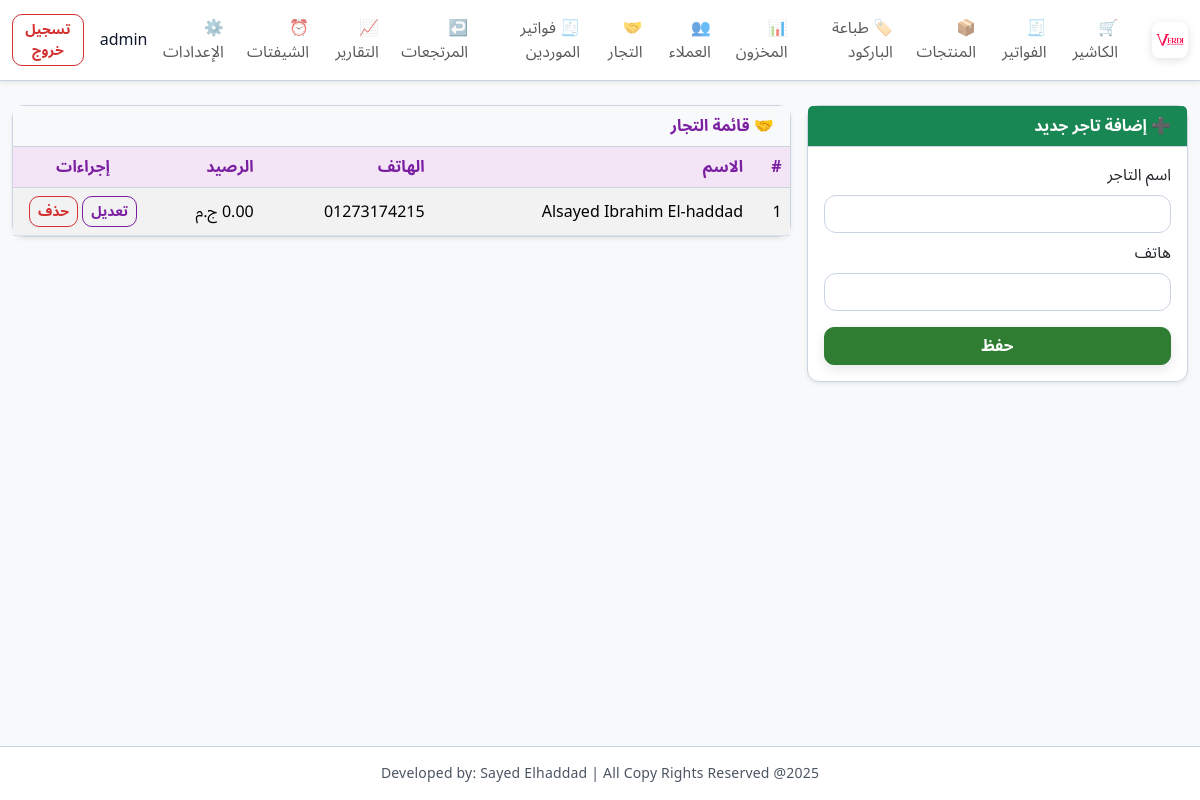
Screenshot of /suppliers (signed in) with the database file from the repository.
### app/models.py (models this page shows)
class User(UserMixin, db.Model):
    __tablename__ = "users"
    id = db.Column(db.Integer, primary_key=True)
    username = db.Column(db.String(80), unique=True, nullable=False)
    password_hash = db.Column(db.String(255), nullable=False)
    role = db.Column(db.String(20), nullable=False, default="cashier")

class Supplier(db.Model):
    __tablename__ = "suppliers"
    id = db.Column(db.Integer, primary_key=True)
    name = db.Column(db.String(120), nullable=False)
    phone = db.Column(db.String(30))
    balance = db.Column(db.Float, default=0)  # رصيد التاجر (له/عليه)

### app/routes.py (the view, shortened to what this page needs)
@main_bp.route("/suppliers", methods=["GET", "POST"])
@login_required
def suppliers():
    suppliers_list = Supplier.query.order_by(Supplier.id.desc()).all()
    return render_template("suppliers.html", suppliers=suppliers_list)

### app/models.py (called while the page is built)
@login_manager.user_loader
def load_user(user_id):
    return User.query.get(int(user_id))

### app/templates/suppliers.html (shortened to what this page needs)
{% extends 'base.html' %}
{% block content %}
<div class="row g-3">
  <div class="col-md-4">
    <div class="card shadow-sm">
      <div class="card-header bg-success text-white">➕ إضافة تاجر جديد</div>
      <div class="card-body">
        <form method="post">
          <div class="mb-2">
            <label class="form-label">اسم التاجر</label>
            <input class="form-control" name="name" required>
          </div>
          <div class="mb-3">
            <label class="form-label">هاتف</label>
            <input class="form-control" name="phone">
          </div>
          <button class="btn btn-success w-100">حفظ</button>
        </form>
      </div>
    </div>
  </div>
  <div class="col-md-8">
    <div class="card shadow-sm">
      <div class="card-header bg-light">🤝 قائمة التجار</div>
      <div class="card-body p-0">
        <table class="table table-striped mb-0 align-middle">
          <thead class="table-light">
            <tr>
              <th>#</th><th>الاسم</th><th>الهاتف</th><th>الرصيد</th><th class="text-center" style="width:140px">إجراءات</th>
            </tr>
          </thead>
          <tbody>
            {% for s in suppliers %}
            <tr>
              <td>{{ s.id }}</td>
              <td>{{ s.name }}</td>
              <td>{{ s.phone or '-' }}</td>
              <td>{{ '%.2f'|format(s.balance or 0) }} ج.م</td>
              <td class="text-center">
                <button class="btn btn-outline-primary btn-sm edit-supplier" data-id="{{ s.id }}" data-name="{{ s.name }}" data-phone="{{ s.phone or '' }}">تعديل</button>
                <form class="d-inline" method="post" action="{{ url_for('main.supplier_delete', sid=s.id) }}" onsubmit="return confirm('حذف التاجر؟');">
                  <button class="btn btn-outline-danger btn-sm">حذف</button>
                </form>
              </td>
            </tr>
            {% else %}
            <tr><td colspan="5" class="text-center p-3">لا يوجد تجار بعد</td></tr>
            {% endfor %}
          </tbody>
        </table>
      </div>
    </div>
  </div>
</div>
{% endblock %}

### app/templates/base.html (shortened to what this page needs)
<!DOCTYPE html>
<html lang="ar" dir="rtl">
<head>
  <link href="https://cdn.jsdelivr.net/npm/bootstrap@5.3.2/dist/css/bootstrap.rtl.min.css" rel="stylesheet">
  <link rel="stylesheet" href="{{ url_for('static', filename='css/style.css', v='20251227') }}">
</head>
<body class="layout-body">
<nav class="navbar navbar-expand-lg navbar-light bg-white shadow-sm mb-4">
  <div class="container-fluid">
    <a class="navbar-brand" href="{{ url_for('main.pos') }}">
      <img src="{{ url_for('static', filename='img/logo.png') }}" alt="logo" class="brand-logo">
    </a>
    <div class="collapse navbar-collapse" id="navMenu">
      <ul class="navbar-nav me-auto mb-2 mb-lg-0">
        <li class="nav-item"><a class="nav-link {% if request.endpoint == 'main.pos' %}active{% endif %}" href="{{ url_for('main.pos') }}">🛒 الكاشير</a></li>
        <li class="nav-item"><a class="nav-link {% if request.endpoint == 'main.sales' %}active{% endif %}" href="{{ url_for('main.sales') }}">🧾 الفواتير</a></li>
        <li class="nav-item"><a class="nav-link" href="{{ url_for('main.products') }}">📦 المنتجات</a></li>
        <li class="nav-item"><a class="nav-link" href="{{ url_for('main.print_barcodes') }}">🏷️ طباعة الباركود</a></li>
        <li class="nav-item"><a class="nav-link" href="{{ url_for('main.inventory') }}">📊 المخزون</a></li>
        <li class="nav-item"><a class="nav-link" href="{{ url_for('main.customers') }}">👥 العملاء</a></li>
        <li class="nav-item"><a class="nav-link" href="{{ url_for('main.suppliers') }}">🤝 التجار</a></li>
        <li class="nav-item"><a class="nav-link" href="{{ url_for('main.supplier_invoices') }}">🧾 فواتير الموردين</a></li>
        <li class="nav-item"><a class="nav-link" href="{{ url_for('main.returns') }}">↩️ المرتجعات</a></li>
        <li class="nav-item"><a class="nav-link" href="{{ url_for('main.reports') }}">📈 التقارير</a></li>
        <li class="nav-item"><a class="nav-link" href="{{ url_for('main.shifts') }}">⏰ الشيفتات</a></li>
        <li class="nav-item"><a class="nav-link" href="{{ url_for('main.settings') }}">⚙️ الإعدادات</a></li>
      </ul>
      <div class="d-flex align-items-center">
        <span class="me-3">{{ current_user.username }}</span>
        <a href="{{ url_for('auth.logout') }}" class="btn btn-outline-danger btn-sm">تسجيل خروج</a>
      </div>
    </div>
  </div>
</nav>
<div class="container-fluid mb-5 main-content">
  {% block content %}{% endblock %}
</div>
<footer class="app-footer text-center py-3 small mt-auto">
  Developed by: Sayed Elhaddad | All Copy Rights Reserved @2025
</footer>
</body>
</html>

### app/static/css/style.css (style rules this page uses)
:root { --md-primary: #7b1fa2; --md-primary-variant: #9c27b0; --md-on-primary: #ffffff; --md-primary-container: #f3e5f5; --md-secondary: #00897b; --md-on-secondary: #ffffff; --md-surface: #f8f9fb; --md-surface-2: #ffffff; --md-outline: #cbd5e1; --md-muted: #6b7280; --md-ink: #0f172a; --md-success: #2e7d32; --md-warning: #ed6c02; --md-error: #d32f2f; --brand: var(--md-primary); --brand-2: var(--md-primary-variant); --ink: var(--md-ink); --muted: var(--md-muted); --card: var(--md-surface-2); --soft: var(--md-surface); --border: var(--md-outline); --md-radius: 12px; --md-shadow-1: 0 2px 6px rgba(0,0,0,0.08); --md-shadow-2: 0 4px 12px rgba(0,0,0,0.10); --md-shadow-3: 0 8px 18px rgba(0,0,0,0.12); --space-1: 8px; --space-2: 16px; --space-3: 24px; }
body { direction: rtl; text-align: right; font-family: 'Cairo', 'IBM Plex Sans Arabic', 'Noto Sans Arabic', 'Segoe UI', Tahoma, sans-serif; background: var(--md-surface); color: var(--md-ink); }
.layout-body { min-height: 100vh; display: flex; flex-direction: column; }
.main-content { flex: 1; }
.card-header { font-weight: 700; background: var(--md-primary-container); color: var(--md-primary); border-bottom: 1px solid var(--md-outline); }
.table thead th { background: var(--md-primary-container); font-weight: 700; color: var(--md-primary); border-bottom: 1px solid var(--md-outline); }
.navbar { background: var(--md-surface-2); border-bottom: 1px solid var(--md-outline); box-shadow: var(--md-shadow-2); }
.navbar-brand img { height: 36px; }
.brand-logo { height: 40px; margin-left: 10px; border-radius: 8px; box-shadow: 0 2px 10px rgba(0,0,0,0.12); }
.card { border-radius: var(--md-radius); box-shadow: var(--md-shadow-1); border: 1px solid var(--md-outline); background: var(--md-surface-2); }
.table th, .table td { vertical-align: middle; }
.btn { border-radius: 10px; font-weight: 600; }
.btn-success { background: var(--md-success); border: 1px solid var(--md-success); box-shadow: var(--md-shadow-2); }
.btn-outline-danger { border-width: 1.5px; color: var(--md-error); border-color: var(--md-error); }
.btn-outline-primary { color: var(--md-primary); border-color: var(--md-primary); }
.form-control, .form-select { border: 1px solid var(--md-outline); border-radius: 12px; background: #fff; transition: all 0.15s ease; }
.table-striped > tbody > tr:nth-of-type(odd) { background-color: #fcfdff; }
.app-footer { background: rgba(255,255,255,0.95); border-top: 1px solid var(--md-outline); color: #4b5563; letter-spacing: 0.2px; margin-top: auto; }

### rows the page displays
User: username "admin"
Supplier: id "1", name "Alsayed Ibrahim El-haddad", phone "01273174215"
